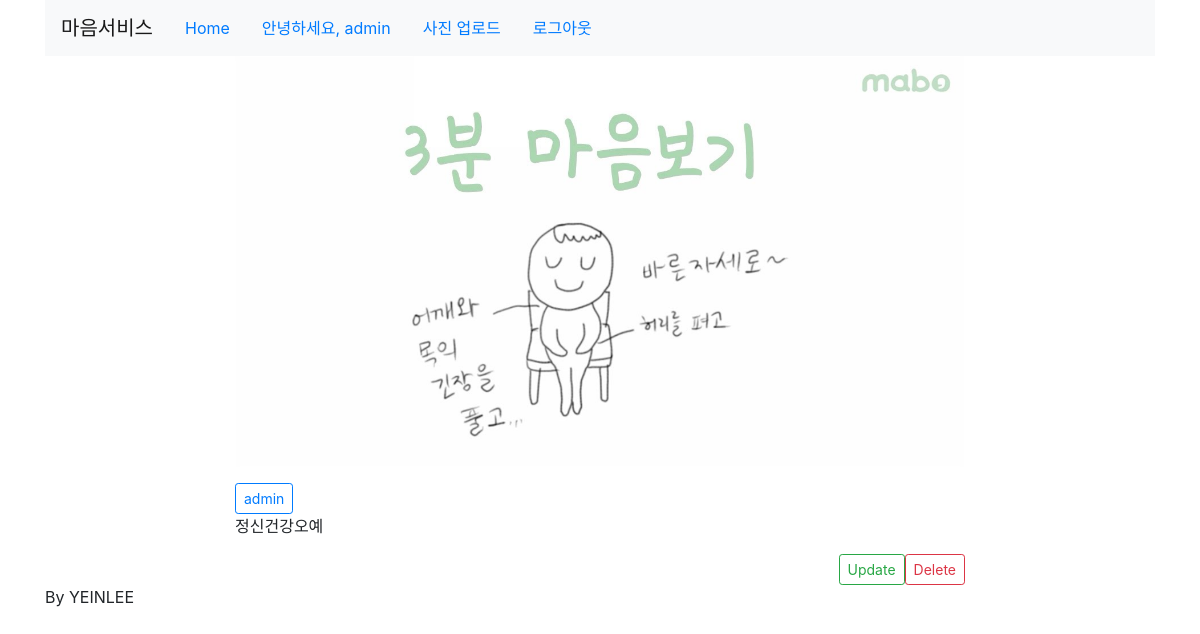
Screenshot of /detail/4/ (signed in) with the database file from the repository.
### photo/models.py (models this page shows, shortened)
class Photo(models.Model):
    author = models.ForeignKey(User, on_delete=models.CASCADE, related_name='user_photos')
    photo = models.ImageField(upload_to='photos/%Y/%m/%d', default='photos/no_image.png')
    text = models.TextField()
    created = models.DateTimeField(auto_now_add=True)
    updated = models.DateTimeField(auto_now=True)
    class Meta:
        ordering = ['-updated']

### photo/templates/photo/detail.html (shortened to what this page needs)
{% extends 'base.html' %}
{% block content %}
    <div class="row">
        <div class="col-md-2"></div>
        <div class="col-md-8 panel panel-default">
            <p><img src="{{object.photo.url}}" style="width:100%;"></p>
            <button type="button" class="btn btn-outline-primary btn-sm">
                    {{object.author.username}}</button>
                <p>{{object.text|linebreaksbr}}</p>
                <a href="{% url 'photo:photo_delete' pk=object.id %}" class="btn btn-outline-danger btn-sm float-right">Delete</a>
                <a href="{% url 'photo:photo_update' pk=object.id %}" class="btn btn-outline-success btn-sm float-right">Update</a>
        </div>
        <div class="col-md-2"></div>
    </div>
{% endblock %}

### templates/base.html (shortened to what this page needs)
<!DOCTYPE html>
<html lang="en">
<head>
    <link rel="stylesheet" href="https://stackpath.bootstrapcdn.com/bootstrap/4.3.1/css/bootstrap.min.css">
</head>
<body>
<div class="container">
    <header class="header clearfix">
        <nav class="navbar navbar-expand-lg navbar-light bg-light">
            <a class="navbar-brand" href="/">마음서비스</a>
            <ul class="nav">
                <li class="nav-item"><a href="/" class="active nav-link">Home</a></li>
                {% if user.is_authenticated %}
                <li class="nav-item"><a href="#" class="nav-link">안녕하세요, {{user.get_username}}</a></li>
                <li class="nav-item"><a href="{% url 'photo:photo_upload' %}" class="nav-link">사진 업로드</a></li>
                <li class="nav-item"><a href="{% url 'logout' %}" class="nav-link">로그아웃</a></li>
                {% else %}
                <li class="nav-item"><a href="{% url 'login' %}" class="nav-link">로그인</a></li>
                <li class="nav-item"><a href="{% url 'register' %}" class="nav-link">회원가입</a></li>
                {% endif %}
            </ul>
        </nav>
    </header>
    {% block content %}
    {% endblock %}
    <footer class="footer">
        <p>By YEINLEE</p>
    </footer>
</div>
</body>
</html>

### rows the page displays
Photo: photo (picture), author.username "admin", text "정신건강오예"

### other values shown
{{ user.get_username }} "admin"
